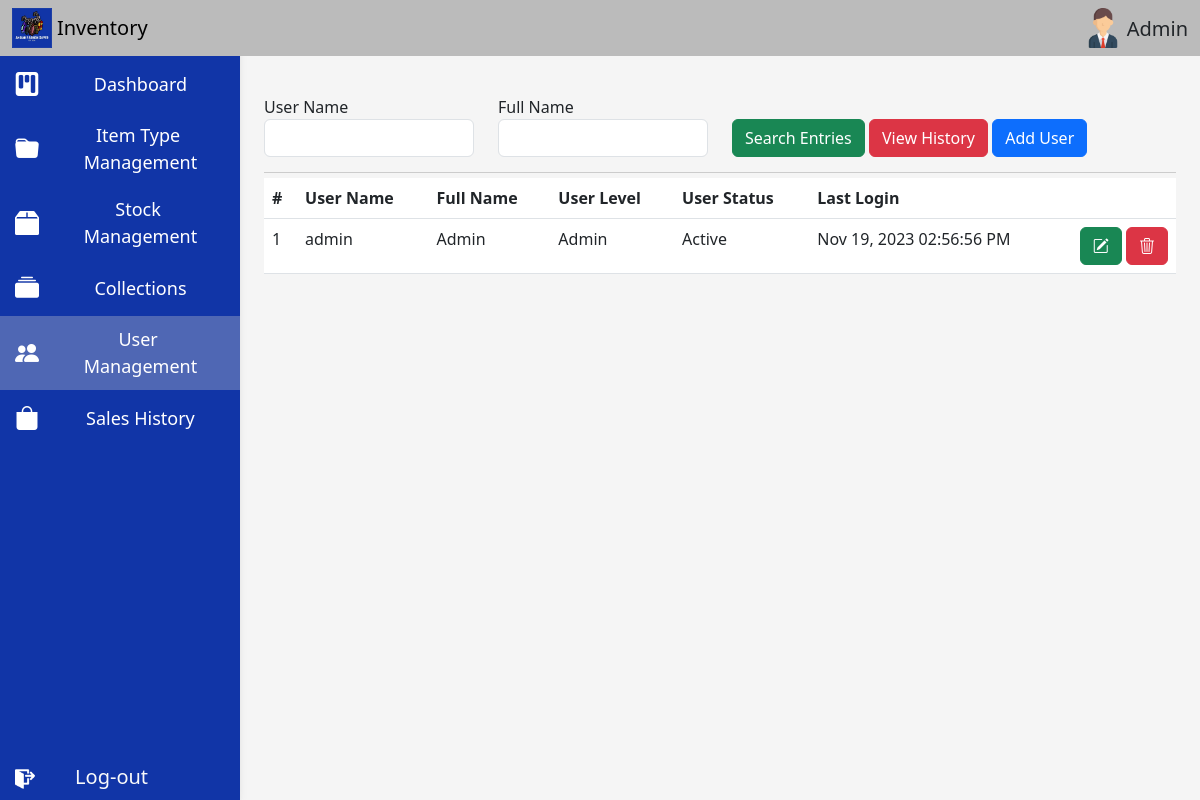
Page /index.php?user-management (signed in) on the committed database.
### tables this page shows
CREATE TABLE `modules` (
  `Module` varchar(11) NOT NULL,
  `MainID` varchar(11) NOT NULL,
  `Description` varchar(255) NOT NULL,
  `Link` varchar(255) NOT NULL,
  `Visible` varchar(11) NOT NULL,
  `path` varchar(255) NOT NULL,
  `icons` varchar(255) NOT NULL
);

CREATE TABLE `users` (
  `id` int(11) UNSIGNED NOT NULL,
  `name` varchar(60) NOT NULL,
  `username` varchar(50) NOT NULL,
  `password` varchar(255) NOT NULL,
  `user_level` int(11) NOT NULL,
  `image` varchar(255) DEFAULT 'no_image.jpg',
  `status` int(1) NOT NULL,
  `last_login` datetime DEFAULT NULL
);

CREATE TABLE `logtrail` (
  `ID` int(11) NOT NULL,
  `username` varchar(255) NOT NULL,
  `timestamp` timestamp NOT NULL DEFAULT current_timestamp()
);

### config/db.php (called while the page is built, shortened)
<?php
function dbconnect($server = 'localhost',$user='root',$pass='',$database='inventory'){
	$myLink = mysqli_connect($server,$user,$pass,$database);
	return $myLink;
}
$conn = dbconnect();
function safe_query($query){
	global $conn;
	$result = mysqli_query($conn, $query);
	return $result;
}

### config/functions.php (called while the page is built, shortened)
<?php
function getPageTitle(){
	foreach($_GET as $key => $value){
		$pathLink = $key;
	}
	$sql = safe_query("SELECT * FROM modules WHERE Path = '$pathLink' and Module = '{$_SESSION['userlevel']}'");
	if($rw=mysqli_fetch_assoc($sql)){
		return $rw['Description'];
	}else{
		return "Inventory Management System";
	}
}
function getUserLevel($value=""){
	switch ($value) {
		case '1':
			$result = "Admin";
			break;
	}
	return $result;
}
function getUserStatus($value=""){
	switch($value){
		case '1':
			$result = "Active";
			break;
	}
	return $result;
}

### config/class.users.php (the view, shortened to what this page needs)
<?php
class Users
{
	public function lists($value='')
	{
		$result = "";
		$sql = safe_query("SELECT * FROM users $where ");
		$c=0;
		while ($rw = mysqli_fetch_assoc($sql)) {
			$c++;
			$result .= "<tr>";
			$result .= "<td>$c</td>";
			$result .= "<td>{$rw['username']}</td>";
			$result .= "<td>{$rw['name']}</td>";
			$result .= "<td>".getUserLevel($rw['user_level'])."</td>";
			$result .= "<td>".getUserStatus($rw['status'])."</td>";
			$result .= "<td>".$this->getLastLogin($rw['username'])."</td>";
			$result .= "<td class='no-wrap'><button type='button' class='btn btn-success' onclick='editUser(\"{$rw['username']}\")'><i class='bi bi-pencil-square'></i></button>
							<button type='button' class='btn btn-danger' onclick='deleteProduct(\"{$rw['id']}\")'><i class='bi bi-trash3'></i></button></td>";
			$result .= "</tr>";
		}
		return $result;
	}
	public function getLastLogin($user=""){
		$sql = safe_query("SELECT * FROM logtrail WHERE username='$user' ORDER BY ID DESC LIMIT 1");
		if($rw = mysqli_fetch_assoc($sql)){
			return date("M d, Y h:i:s A", strtotime($rw['timestamp']));
		}
	}
}

### templates/header.php (shortened to what this page needs)
<?php
foreach($_GET as $key => $value){
	$pathLink = $key;
}
?>
<!DOCTYPE html>
<html>
<head>
	<link href="https://cdn.jsdelivr.net/npm/bootstrap@5.3.0-alpha3/dist/css/bootstrap.min.css" rel="stylesheet">
	<link rel="stylesheet" href="https://cdn.jsdelivr.net/npm/bootstrap-icons@1.10.5/font/bootstrap-icons.css">
	<link rel="stylesheet" type="text/css" href="css/main.css">
	<link href="https://cdn.datatables.net/v/bs5/dt-1.13.4/datatables.min.css" rel="stylesheet"/>
</head>
<body>
	<?php
				if($_SESSION['user']){
					?>
<header>
  <nav id="sidebarMenu" class="collapse d-lg-block sidebar collapse bg-white" >
    <div class="position-sticky">
      <div class="list-group list-group-flush">
        <ul class="side-bar-nav-links">
			<?php
			$sql = safe_query("SELECT * FROM modules WHERE Module = '{$_SESSION['userlevel']}' AND Visible='1'");
			while ($rw=mysqli_fetch_assoc($sql)) {
				echo "<li class='".($pathLink == $rw['path'] ? "active":"")."'><div style='width:20%;display:inline-block;vertical-align:middle'><i class='bi bi-{$rw['icons']}' style='font-size:24px'></i></div>&nbsp;<div style='width:75%;display:inline-block;vertical-align:middle'><a class='dropdown-item ".($pathLink == $rw['path'] ? "active":"")."' href='index.php?{$rw['path']}' style='text-align:center'>{$rw['Description']}</a></div></li>";
			}
			?>
		</ul>
      </div>
  </div>
  <form class="text-light" role="search" action="logout.php" style="position:absolute;bottom:5px;padding-left: 15px;font-size: 20px;line-height: 1.8;cursor: pointer;padding-right: 57px;text-align: center;width: 100%;" onclick="$(this).submit();">
  	<img src="img/icons/logout.png" width="20px" class="float-start" style="filter: invert(1);margin-top:10px;">&nbsp;Log-out
  </form>
  </nav>
</header>
	<nav class="navbar fixed-top navbar-expand-lg" style="z-index: 600;background-color: #bbb;">
		<div class="container-fluid">
			<img src="img/logo2.jpg" height="40px" style="margin-right: 5px;">
			<a class="navbar-brand" href="index.php?<?=$homepage?>">Inventory</a>
			<div style="float: right;">
				<img src="img/icons/profile-icon.png" height="40px" style="vertical-align: -12px;">
				<font class="fs-5"><?=$_SESSION['fullname']?></font>
			</div>
		</div>
	</nav>
<main>
			<?php } ?>
  <div class="container pt-4">

### css/main.css (style rules this page uses)
:root { --main-bg: #f5f5f5; --gray-bg: #bbb; --success-color: #008000; --history-color: #337ab7; --cancel-color: #D9534F; --form-bg: #e1e1e1; --top-section-border-color: #ccc; --blue-color:blue; --orange-color:orange; --red-color:red; --system-blue:#1135a7; }
body { background: var(--main-bg); }
.container { z-index: 1; }
.no-wrap { white-space: nowrap; }
.side-bar-nav-links { list-style-type: none; padding: 0; }
.side-bar-nav-links li { color: #fff; padding: 10px 15px; font-size: 18px; border-radius: 0; transition: .3s; }
.side-bar-nav-links li a { white-space: break-spaces; }
.side-bar-nav-links li.active { background-color: #ccc5; }
@media (min-width: 991.98px) { main { padding-top:56px; padding-left: 240px; } }
main { padding-top:56px; }
.sidebar { position: fixed; top: 0; bottom: 0; left: 0; padding: 56px 0 0; box-shadow: 0 2px 5px 0 rgb(0 0 0 / 5%), 0 2px 10px 0 rgb(0 0 0 / 5%); width: 240px; z-index: 600; background-color: var(--system-blue) !important; }

### rows in the picture
modules: Description "Dashboard"
modules: Description "Item Type Management"
modules: Description "Stock Management"
modules: Description "Collections"
modules: Description "User Management"
modules: Description "Sales History"
users: username "admin", name "Admin", user_level "Admin", status "Active", username.timestamp "Nov 19, 2023 02:56:56 PM"

### other values in the picture
$_SESSION['fullname'] "Admin"
